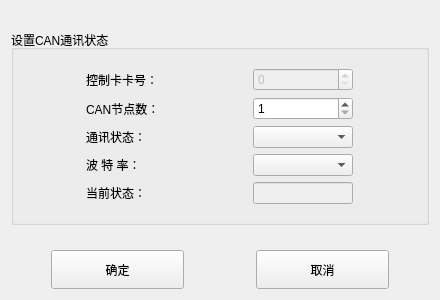
<?xml version="1.0" encoding="UTF-8"?>
<ui version="4.0">
 <class>CanConnectWidget</class>
 <widget class="QWidget" name="CanConnectWidget">
  <property name="geometry">
   <rect>
    <x>0</x>
    <y>0</y>
    <width>440</width>
    <height>300</height>
   </rect>
  </property>
  <property name="sizePolicy">
   <sizepolicy hsizetype="Fixed" vsizetype="Fixed">
    <horstretch>0</horstretch>
    <verstretch>0</verstretch>
   </sizepolicy>
  </property>
  <property name="minimumSize">
   <size>
    <width>440</width>
    <height>300</height>
   </size>
  </property>
  <property name="maximumSize">
   <size>
    <width>440</width>
    <height>300</height>
   </size>
  </property>
  <property name="windowTitle">
   <string>CanConnectWidget</string>
  </property>
  <layout class="QVBoxLayout" name="verticalLayout" stretch="1,10,1,2">
   <item>
    <spacer name="verticalSpacer_2">
     <property name="orientation">
      <enum>Qt::Vertical</enum>
     </property>
     <property name="sizeHint" stdset="0">
      <size>
       <width>20</width>
       <height>40</height>
      </size>
     </property>
    </spacer>
   </item>
   <item>
    <widget class="QGroupBox" name="groupBox_2">
     <property name="title">
      <string>设置CAN通讯状态</string>
     </property>
     <layout class="QVBoxLayout" name="verticalLayout_2">
      <item>
       <layout class="QGridLayout" name="gridLayout" columnstretch="1,2">
        <item row="0" column="1">
         <widget class="QSpinBox" name="spinBox_CANCardNo">
          <property name="enabled">
           <bool>false</bool>
          </property>
          <property name="sizePolicy">
           <sizepolicy hsizetype="Expanding" vsizetype="Fixed">
            <horstretch>0</horstretch>
            <verstretch>0</verstretch>
           </sizepolicy>
          </property>
          <property name="minimumSize">
           <size>
            <width>100</width>
            <height>0</height>
           </size>
          </property>
          <property name="maximumSize">
           <size>
            <width>60</width>
            <height>16777215</height>
           </size>
          </property>
          <property name="mouseTracking">
           <bool>false</bool>
          </property>
          <property name="minimum">
           <number>0</number>
          </property>
          <property name="maximum">
           <number>999</number>
          </property>
          <property name="value">
           <number>0</number>
          </property>
         </widget>
        </item>
        <item row="1" column="1">
         <widget class="QSpinBox" name="spinBox_CANNodeNum">
          <property name="sizePolicy">
           <sizepolicy hsizetype="Expanding" vsizetype="Fixed">
            <horstretch>0</horstretch>
            <verstretch>0</verstretch>
           </sizepolicy>
          </property>
          <property name="minimumSize">
           <size>
            <width>0</width>
            <height>0</height>
           </size>
          </property>
          <property name="maximumSize">
           <size>
            <width>100</width>
            <height>16777215</height>
           </size>
          </property>
          <property name="mouseTracking">
           <bool>false</bool>
          </property>
          <property name="minimum">
           <number>1</number>
          </property>
          <property name="maximum">
           <number>8</number>
          </property>
         </widget>
        </item>
        <item row="0" column="0">
         <widget class="QLabel" name="label_1">
          <property name="minimumSize">
           <size>
            <width>100</width>
            <height>0</height>
           </size>
          </property>
          <property name="maximumSize">
           <size>
            <width>85</width>
            <height>16777215</height>
           </size>
          </property>
          <property name="text">
           <string>控制卡卡号：</string>
          </property>
         </widget>
        </item>
        <item row="2" column="0">
         <widget class="QLabel" name="label_3">
          <property name="minimumSize">
           <size>
            <width>100</width>
            <height>0</height>
           </size>
          </property>
          <property name="maximumSize">
           <size>
            <width>85</width>
            <height>16777215</height>
           </size>
          </property>
          <property name="text">
           <string>通讯状态：</string>
          </property>
         </widget>
        </item>
        <item row="2" column="1">
         <widget class="QComboBox" name="comboBox_CANState">
          <property name="sizePolicy">
           <sizepolicy hsizetype="Expanding" vsizetype="Fixed">
            <horstretch>0</horstretch>
            <verstretch>0</verstretch>
           </sizepolicy>
          </property>
          <property name="minimumSize">
           <size>
            <width>0</width>
            <height>0</height>
           </size>
          </property>
          <property name="maximumSize">
           <size>
            <width>100</width>
            <height>16777215</height>
           </size>
          </property>
         </widget>
        </item>
        <item row="3" column="0">
         <widget class="QLabel" name="label_4">
          <property name="minimumSize">
           <size>
            <width>100</width>
            <height>0</height>
           </size>
          </property>
          <property name="maximumSize">
           <size>
            <width>85</width>
            <height>16777215</height>
           </size>
          </property>
          <property name="text">
           <string>波 特 率：</string>
          </property>
         </widget>
        </item>
        <item row="3" column="1">
         <widget class="QComboBox" name="comboBox_CANBaud">
          <property name="sizePolicy">
           <sizepolicy hsizetype="Expanding" vsizetype="Fixed">
            <horstretch>0</horstretch>
            <verstretch>0</verstretch>
           </sizepolicy>
          </property>
          <property name="minimumSize">
           <size>
            <width>100</width>
            <height>0</height>
           </size>
          </property>
          <property name="maximumSize">
           <size>
            <width>60</width>
            <height>16777215</height>
           </size>
          </property>
         </widget>
        </item>
        <item row="1" column="0">
         <widget class="QLabel" name="label_2">
          <property name="minimumSize">
           <size>
            <width>100</width>
            <height>0</height>
           </size>
          </property>
          <property name="maximumSize">
           <size>
            <width>85</width>
            <height>16777215</height>
           </size>
          </property>
          <property name="text">
           <string>CAN节点数：</string>
          </property>
         </widget>
        </item>
        <item row="4" column="0">
         <widget class="QLabel" name="label_5">
          <property name="minimumSize">
           <size>
            <width>100</width>
            <height>0</height>
           </size>
          </property>
          <property name="maximumSize">
           <size>
            <width>85</width>
            <height>16777215</height>
           </size>
          </property>
          <property name="text">
           <string>当前状态：</string>
          </property>
         </widget>
        </item>
        <item row="4" column="1">
         <widget class="QLineEdit" name="lineEdit_CANState">
          <property name="enabled">
           <bool>false</bool>
          </property>
          <property name="minimumSize">
           <size>
            <width>100</width>
            <height>0</height>
           </size>
          </property>
          <property name="maximumSize">
           <size>
            <width>60</width>
            <height>16777215</height>
           </size>
          </property>
         </widget>
        </item>
       </layout>
      </item>
     </layout>
    </widget>
   </item>
   <item>
    <spacer name="verticalSpacer">
     <property name="orientation">
      <enum>Qt::Vertical</enum>
     </property>
     <property name="sizeHint" stdset="0">
      <size>
       <width>20</width>
       <height>40</height>
      </size>
     </property>
    </spacer>
   </item>
   <item>
    <layout class="QHBoxLayout" name="horizontalLayout" stretch="0,2,1,2,0">
     <item>
      <spacer name="horizontalSpacer">
       <property name="orientation">
        <enum>Qt::Horizontal</enum>
       </property>
       <property name="sizeHint" stdset="0">
        <size>
         <width>40</width>
         <height>20</height>
        </size>
       </property>
      </spacer>
     </item>
     <item>
      <widget class="QPushButton" name="pushButton_CAN_OK">
       <property name="sizePolicy">
        <sizepolicy hsizetype="Minimum" vsizetype="Minimum">
         <horstretch>0</horstretch>
         <verstretch>0</verstretch>
        </sizepolicy>
       </property>
       <property name="text">
        <string>确定</string>
       </property>
      </widget>
     </item>
     <item>
      <spacer name="horizontalSpacer_3">
       <property name="orientation">
        <enum>Qt::Horizontal</enum>
       </property>
       <property name="sizeHint" stdset="0">
        <size>
         <width>40</width>
         <height>20</height>
        </size>
       </property>
      </spacer>
     </item>
     <item>
      <widget class="QPushButton" name="pushButton_CAN_Cancel">
       <property name="sizePolicy">
        <sizepolicy hsizetype="Minimum" vsizetype="Minimum">
         <horstretch>0</horstretch>
         <verstretch>0</verstretch>
        </sizepolicy>
       </property>
       <property name="text">
        <string>取消</string>
       </property>
      </widget>
     </item>
     <item>
      <spacer name="horizontalSpacer_2">
       <property name="orientation">
        <enum>Qt::Horizontal</enum>
       </property>
       <property name="sizeHint" stdset="0">
        <size>
         <width>40</width>
         <height>20</height>
        </size>
       </property>
      </spacer>
     </item>
    </layout>
   </item>
  </layout>
 </widget>
 <layoutdefault spacing="6" margin="11"/>
 <resources/>
 <connections/>
</ui>
